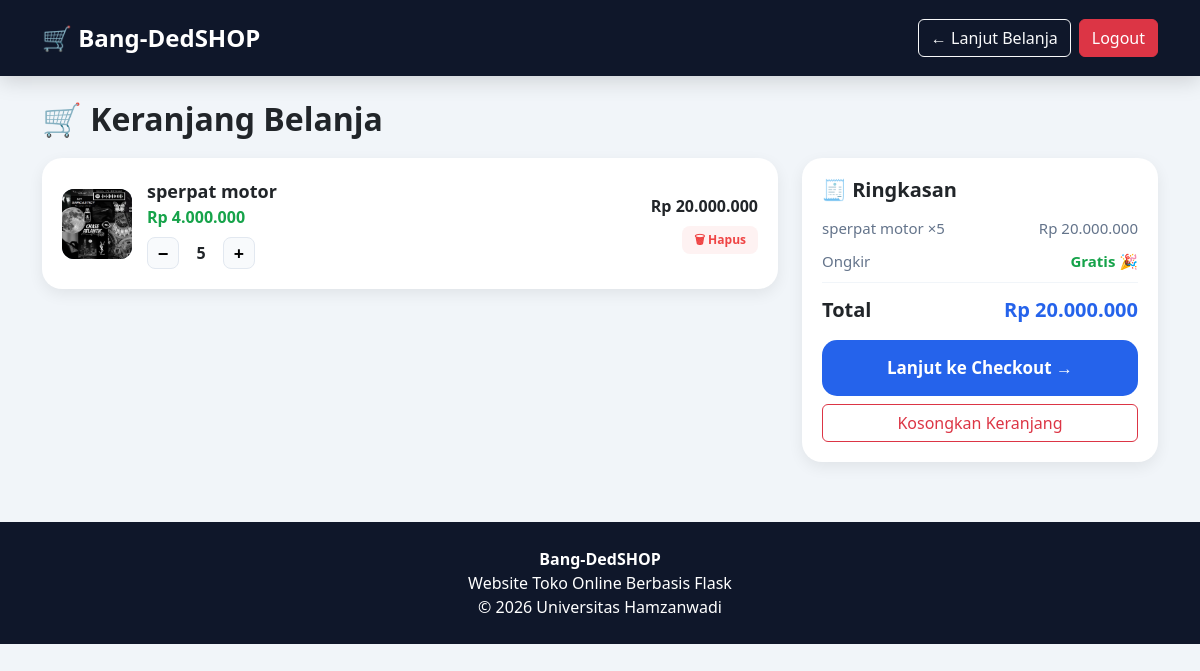
Page /cart (signed in) on the earlier database version.
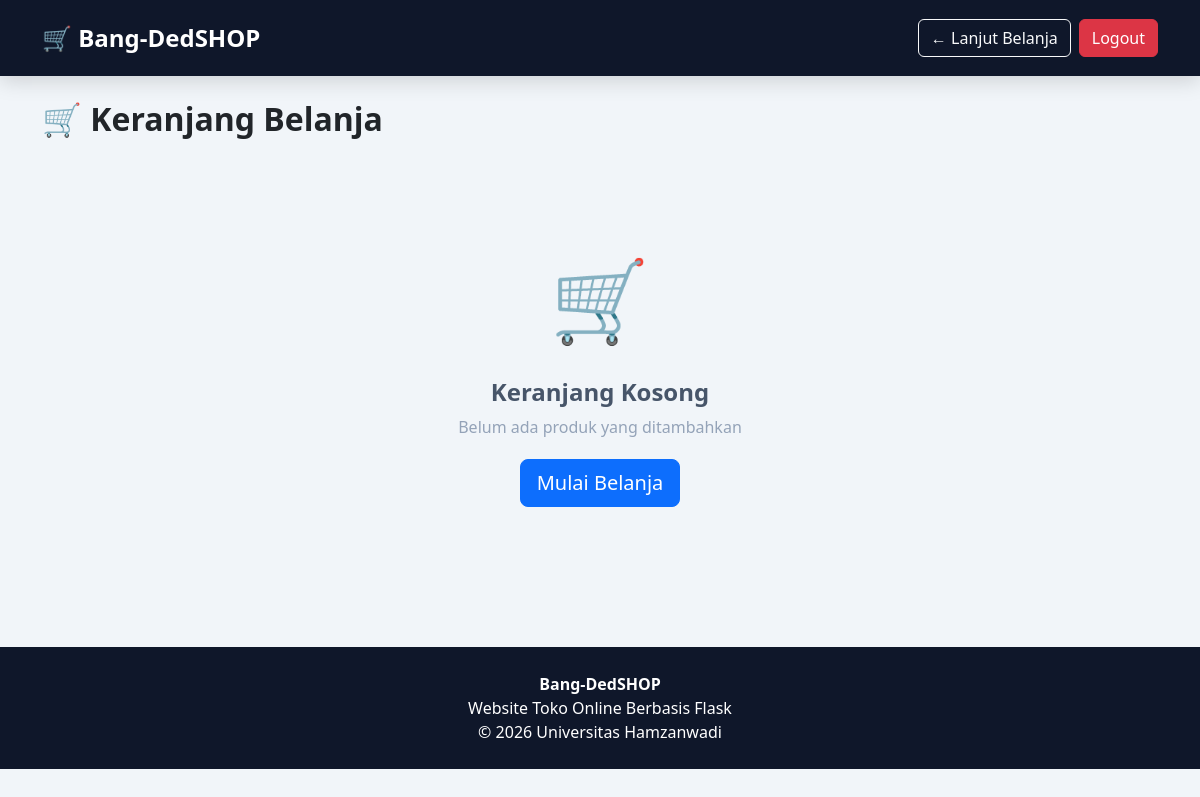
Same page on the later database version.
### models.py (models this page shows)
class Cart(db.Model):
    id = db.Column(db.Integer, primary_key=True)
    user_id = db.Column(db.Integer, db.ForeignKey("user.id"))
    product_id = db.Column(db.Integer, db.ForeignKey("product.id"))
    quantity = db.Column(db.Integer, default=1)
    product = db.relationship("Product")

class Product(db.Model):
    id = db.Column(db.Integer, primary_key=True)
    name = db.Column(db.String(200))
    price = db.Column(db.Integer)
    stock = db.Column(db.Integer)
    image = db.Column(db.String(255))

### app.py (the view)
@app.route("/cart")
@login_required
def cart():
    carts = Cart.query.filter_by(user_id=current_user.id).all()
    total = sum(int(i.product.price) * i.quantity for i in carts)
    return render_template("user/cart.html", carts=carts, total=total)

### app.py (called while the page is built)
@login_manager.user_loader
def load_user(user_id):
    return User.query.get(int(user_id))

### templates/user/cart.html (shortened to what this page needs)
<!DOCTYPE html>
<html lang="id">
<head>
<link href="https://cdn.jsdelivr.net/npm/bootstrap@5.3.3/dist/css/bootstrap.min.css" rel="stylesheet">
</head>
<body>
<nav class="navbar navbar-expand-lg navbar-dark">
    <div class="container">
        <a class="navbar-brand" href="/dashboard">🛒 Bang-DedSHOP</a>
        <div class="d-flex gap-2">
            <a href="/dashboard" class="btn btn-outline-light">← Lanjut Belanja</a>
            <a href="/logout" class="btn btn-danger">Logout</a>
        </div>
    </div>
</nav>
<div class="container mt-4">
    <h2 style="font-weight:800;margin-bottom:20px">🛒 Keranjang Belanja</h2>
    {% if not carts %}
    <div class="empty-state">
        <div style="font-size:80px;margin-bottom:20px">🛒</div>
        <h4 style="font-weight:700;color:#475569">Keranjang Kosong</h4>
        <p style="color:#94a3b8;margin-bottom:20px">Belum ada produk yang ditambahkan</p>
        <a href="/dashboard" class="btn btn-primary btn-lg">Mulai Belanja</a>
    </div>
    {% else %}
    <div class="row">
        <div class="col-lg-8">
            {% for item in carts %}
            <div class="cart-item">
                <div class="item-img">
                    {% if item.product.image %}
                    <img src="/static/uploads/{{ item.product.image }}" alt="{{ item.product.name }}">
                    {% else %}
                    ⚙️
                    {% endif %}
                </div>
                <div style="flex:1">
                    <div class="item-name">{{ item.product.name }}</div>
                    <div class="item-price">Rp {{ "{:,}".format(item.product.price|int).replace(",",".") }}</div>
                    <div class="qty-wrap">
                        <form action="/cart/update/{{ item.id }}" method="POST" style="display:inline">
                            <button class="qty-btn">−</button>
                        </form>
                        <span class="qty-num">{{ item.quantity }}</span>
                        <form action="/cart/update/{{ item.id }}" method="POST" style="display:inline">
                            <button class="qty-btn">+</button>
                        </form>
                    </div>
                </div>
                <div style="text-align:right">
                    <div class="item-subtotal">Rp {{ "{:,}".format((item.product.price|int) * item.quantity).replace(",",".") }}</div>
                    <form action="/cart/update/{{ item.id }}" method="POST" style="margin-top:8px">
                        <button class="btn-remove">🗑 Hapus</button>
                    </form>
                </div>
            </div>
            {% endfor %}
        </div>
        <div class="col-lg-4">
            <div class="summary-box">
                <h5 style="font-weight:700;margin-bottom:15px">🧾 Ringkasan</h5>
                {% for item in carts %}
                <div class="summary-row">
                    <span>{{ item.product.name }} ×{{ item.quantity }}</span>
                    <span>Rp {{ "{:,}".format((item.product.price|int) * item.quantity).replace(",",".") }}</span>
                </div>
                {% endfor %}
                <div class="summary-row">
                    <span>Ongkir</span>
                    <span style="color:#16a34a;font-weight:600">Gratis 🎉</span>
                </div>
                <div class="summary-total">
                    <span>Total</span>
                    <span style="color:#2563eb">Rp {{ "{:,}".format(total).replace(",",".") }}</span>
                </div>
                <a href="/checkout" class="checkout-btn">Lanjut ke Checkout →</a>
                <a href="/cart/clear" class="btn btn-outline-danger w-100 mt-2" onclick="return confirm('Kosongkan keranjang?')">Kosongkan Keranjang</a>
            </div>
        </div>
    </div>
    {% endif %}
</div>
<footer>
    <strong>Bang-DedSHOP</strong><br>
    Website Toko Online Berbasis Flask<br>
    © 2026 Universitas Hamzanwadi
</footer>
</body>
</html>

Differences in the rows shown:
removed Cart: product.image (picture), product.name "sperpat motor", quantity "5"
no longer on this page (row edited): Product: price "4.000.000", price.quantity "20.000.000"
Other differences:
{{ "{:,}".format(total).replace(",",".") }}: "20.000.000" → (not shown)
text no longer shown: "🧾 Ringkasan Ongkir Gratis 🎉 Total Rp Lanjut ke Checkout → Kosongkan Keranjang"
text now shown: "🛒 Keranjang Kosong Belum ada produk yang ditambahkan Mulai Belanja"
